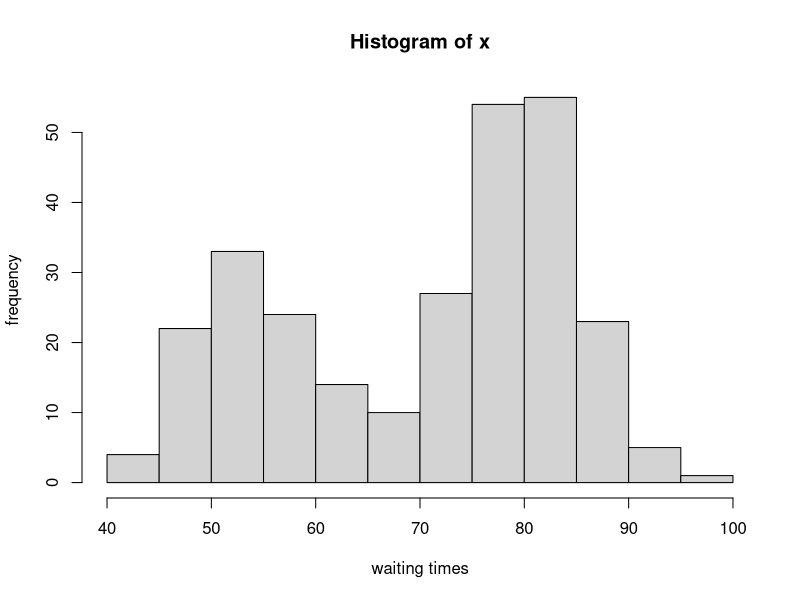
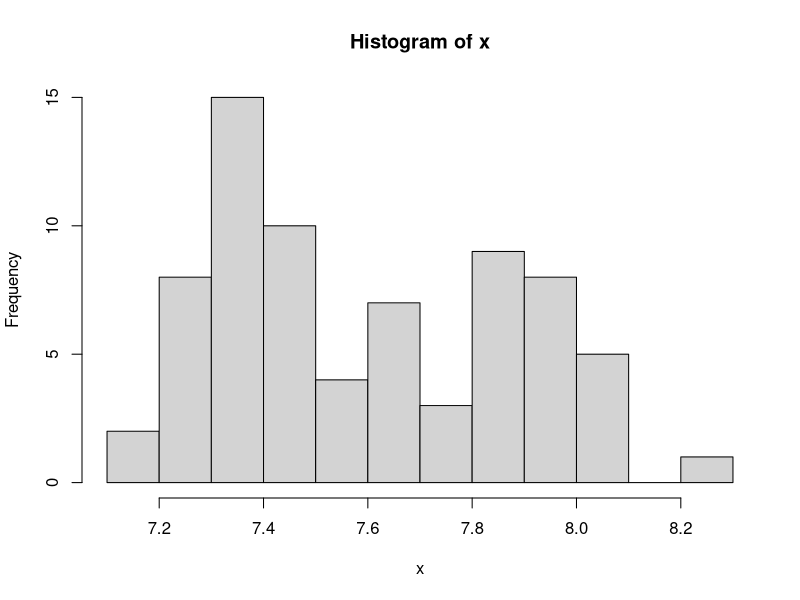

Here is the R script that generated these plots, in order:
# Q.1
# ANS :
y = c(125,18,20,34)
logl <- function(p){
  -(y[1]*log(2+p)+(y[2]+y[3])*log(1-p)+y[4]*log(p))
}
optim(fn = logl,par = c(0.5),method = "BFGS")

#ii)
p0 = 0.5
estep = function(y,p0){
  tep = c(2*y[1]/(2+p0),y[1]-2*y[1]/(2+p0),y[2],y[3],y[4])
  return(tep)
} # y11 and y12 are given in que
estep(y,p0)

emconvergence <- function(y,p0){
  pold <- p0
  pnew <- p0+0.5
  while(abs(pnew-pold)>0.0000000001){
    pold <- p0
    x <- estep(y,p0) # E-Step
    pnew <- (p0*y[1]/(2+p0)+y[4])/(p0*y[1]/(2+p0)+y[2]+y[3]+y[4]) # this is mle of complete data vector given in que 
    # M-Step
    p0 <- pnew
    
  }
  return(pnew)
}
p.em <- emconvergence(y,p0)
p.em

#------------------------------------------------------------------------------------------#

#Q 4 Load the data ‘faithful’ in R. This data consists of waiting time before eruptions.
#a. Plot a histogram and comment on the distribution of waiting times.
#b. Use EM algorithm to estimate the parameters.

#ANS
# install.packages("mixtools")
library(mixtools)
data("faithful")
head(faithful)
x = faithful$waiting
hist(x,xlab="waiting times",ylab = "frequency")
#comment on above distribution
gm = normalmixEM(x,lambda = 0.5,mu = c(20,50),sigma = 10,k = 2) # can put any value of mu 
#lambda = 0.5: This is the initial guess for the mixing proportion 𝜆.
#λ of each Gaussian component.
#there are 2peeks so 2 gaussian component, Hence k = 2
gm$lambda
gm$mu 
gm$sigma

#----------------------------------------------------------------------------------------#

#Q.5 . Load the dataset deaths in the package MASS. Implement the EM algorithm on the dataset 
#log(deaths)

#ANS
#install.packages("MASS")
library(MASS)
data("deaths")
head(deaths)
x = log(deaths)
var(x) # to find the varience of the data 
hist(x)

gm = normalmixEM(x,lambda = 0.5,mu = c(7.4,7.9),sigma = 0.81,k = 2)
gm$lambda
gm$mu 
gm$sigma
